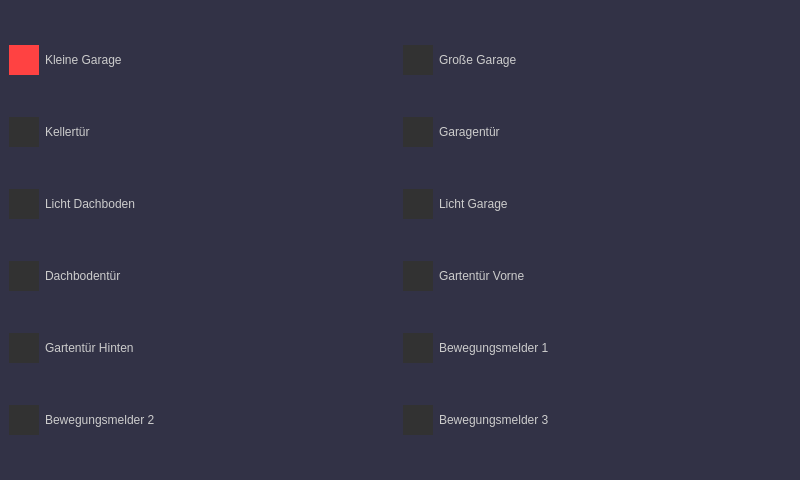
<?xml version="1.0" encoding="UTF-8"?>
<ui version="4.0">
 <class>MainWindow</class>
 <widget class="QMainWindow" name="MainWindow">
  <property name="geometry">
   <rect>
    <x>0</x>
    <y>0</y>
    <width>800</width>
    <height>480</height>
   </rect>
  </property>
  <property name="windowTitle">
   <string>MainWindow</string>
  </property>
  <property name="styleSheet">
   <string notr="true">background-color: rgb(50,50,70);
selection-color: rgb(200, 200, 200);
</string>
  </property>
  <widget class="QWidget" name="widget">
   <layout class="QGridLayout" name="gridLayout_2">
    <item row="0" column="0">
     <layout class="QHBoxLayout" name="horizontalLayout">
      <item>
       <layout class="QVBoxLayout" name="verticalLayout">
        <item>
         <spacer name="verticalSpacer_13">
          <property name="orientation">
           <enum>Qt::Vertical</enum>
          </property>
          <property name="sizeHint" stdset="0">
           <size>
            <width>20</width>
            <height>40</height>
           </size>
          </property>
         </spacer>
        </item>
        <item>
         <widget class="QRadioButton" name="rb_small_garage">
          <property name="enabled">
           <bool>true</bool>
          </property>
          <property name="styleSheet">
           <string notr="true">QRadioButton{
color: rgb(204, 204, 204);
font: 25pt &quot;MS Serif&quot;;
}
QRadioButton::indicator {
    width:                  30px;
    height:                 30px;
    border-radius:          0px;
}

QRadioButton::indicator:checked {
    background-color:       rgb(255, 66, 66);
    border:                 0px solid rgb(255, 174, 66); 
}

QRadioButton::indicator:unchecked {
    background-color:       rgb(50, 50, 50);
    border:                 0px solid (50, 50, 50);
}
</string>
          </property>
          <property name="text">
           <string>Kleine Garage</string>
          </property>
          <property name="checkable">
           <bool>true</bool>
          </property>
          <property name="checked">
           <bool>true</bool>
          </property>
          <property name="autoExclusive">
           <bool>false</bool>
          </property>
         </widget>
        </item>
        <item>
         <spacer name="verticalSpacer">
          <property name="orientation">
           <enum>Qt::Vertical</enum>
          </property>
          <property name="sizeHint" stdset="0">
           <size>
            <width>20</width>
            <height>40</height>
           </size>
          </property>
         </spacer>
        </item>
        <item>
         <widget class="QRadioButton" name="rb_celler_door">
          <property name="enabled">
           <bool>false</bool>
          </property>
          <property name="styleSheet">
           <string notr="true">QRadioButton{
color: rgb(204, 204, 204);
font: 25pt &quot;MS Serif&quot;;
}
QRadioButton::indicator {
    width:                  30px;
    height:                 30px;
    border-radius:          0px;
}

QRadioButton::indicator:checked {
    background-color:       rgb(255, 66, 66);
    border:                 0px solid rgb(255, 174, 66); 
}

QRadioButton::indicator:unchecked {
    background-color:       rgb(50, 50, 50);
    border:                 0px solid (50, 50, 50);
}
</string>
          </property>
          <property name="text">
           <string>Kellertür</string>
          </property>
          <property name="checked">
           <bool>false</bool>
          </property>
          <property name="autoExclusive">
           <bool>false</bool>
          </property>
         </widget>
        </item>
        <item>
         <spacer name="verticalSpacer_2">
          <property name="orientation">
           <enum>Qt::Vertical</enum>
          </property>
          <property name="sizeHint" stdset="0">
           <size>
            <width>20</width>
            <height>40</height>
           </size>
          </property>
         </spacer>
        </item>
        <item>
         <widget class="QRadioButton" name="rb_lights_attic">
          <property name="enabled">
           <bool>false</bool>
          </property>
          <property name="autoFillBackground">
           <bool>false</bool>
          </property>
          <property name="styleSheet">
           <string notr="true">QRadioButton{
color: rgb(204, 204, 204);
font: 25pt &quot;MS Serif&quot;;
}
QRadioButton::indicator {
    width:                  30px;
    height:                 30px;
    border-radius:          0px;
}

QRadioButton::indicator:checked {
    background-color:       rgb(255, 66, 66);
    border:                 0px solid rgb(255, 174, 66); 
}

QRadioButton::indicator:unchecked {
    background-color:       rgb(50, 50, 50);
    border:                 0px solid (50, 50, 50);
}</string>
          </property>
          <property name="text">
           <string>Licht Dachboden</string>
          </property>
          <property name="checked">
           <bool>false</bool>
          </property>
          <property name="autoExclusive">
           <bool>true</bool>
          </property>
         </widget>
        </item>
        <item>
         <spacer name="verticalSpacer_3">
          <property name="orientation">
           <enum>Qt::Vertical</enum>
          </property>
          <property name="sizeHint" stdset="0">
           <size>
            <width>20</width>
            <height>40</height>
           </size>
          </property>
         </spacer>
        </item>
        <item>
         <widget class="QRadioButton" name="rb_attic_door">
          <property name="enabled">
           <bool>false</bool>
          </property>
          <property name="styleSheet">
           <string notr="true">QRadioButton{
color: rgb(204, 204, 204);
font: 25pt &quot;MS Serif&quot;;
}
QRadioButton::indicator {
    width:                  30px;
    height:                 30px;
    border-radius:          0px;
}

QRadioButton::indicator:checked {
    background-color:       rgb(255, 66, 66);
    border:                 0px solid rgb(255, 174, 66); 
}

QRadioButton::indicator:unchecked {
    background-color:       rgb(50, 50, 50);
    border:                 0px solid (50, 50, 50);
}
</string>
          </property>
          <property name="text">
           <string>Dachbodentür</string>
          </property>
          <property name="checked">
           <bool>false</bool>
          </property>
          <property name="autoExclusive">
           <bool>false</bool>
          </property>
         </widget>
        </item>
        <item>
         <spacer name="verticalSpacer_4">
          <property name="orientation">
           <enum>Qt::Vertical</enum>
          </property>
          <property name="sizeHint" stdset="0">
           <size>
            <width>20</width>
            <height>40</height>
           </size>
          </property>
         </spacer>
        </item>
        <item>
         <widget class="QRadioButton" name="rb_garden_door_b">
          <property name="enabled">
           <bool>false</bool>
          </property>
          <property name="styleSheet">
           <string notr="true">QRadioButton{
color: rgb(204, 204, 204);
font: 25pt &quot;MS Serif&quot;;
}
QRadioButton::indicator {
    width:                  30px;
    height:                 30px;
    border-radius:          0px;
}

QRadioButton::indicator:checked {
    background-color:       rgb(255, 66, 66);
    border:                 0px solid rgb(255, 174, 66); 
}

QRadioButton::indicator:unchecked {
    background-color:       rgb(50, 50, 50);
    border:                 0px solid (50, 50, 50);
}
</string>
          </property>
          <property name="text">
           <string>Gartentür Hinten</string>
          </property>
          <property name="autoExclusive">
           <bool>false</bool>
          </property>
         </widget>
        </item>
        <item>
         <spacer name="verticalSpacer_5">
          <property name="orientation">
           <enum>Qt::Vertical</enum>
          </property>
          <property name="sizeHint" stdset="0">
           <size>
            <width>20</width>
            <height>40</height>
           </size>
          </property>
         </spacer>
        </item>
        <item>
         <widget class="QRadioButton" name="rb_motion_detector_2">
          <property name="enabled">
           <bool>false</bool>
          </property>
          <property name="styleSheet">
           <string notr="true">QRadioButton{
color: rgb(204, 204, 204);
font: 25pt &quot;MS Serif&quot;;
}
QRadioButton::indicator {
    width:                  30px;
    height:                 30px;
    border-radius:          0px;
}

QRadioButton::indicator:checked {
    background-color:       rgb(255, 66, 66);
    border:                 0px solid rgb(255, 174, 66); 
}

QRadioButton::indicator:unchecked {
    background-color:       rgb(50, 50, 50);
    border:                 0px solid (50, 50, 50);
}
</string>
          </property>
          <property name="text">
           <string>Bewegungsmelder 2</string>
          </property>
          <property name="autoExclusive">
           <bool>false</bool>
          </property>
         </widget>
        </item>
        <item>
         <spacer name="verticalSpacer_12">
          <property name="orientation">
           <enum>Qt::Vertical</enum>
          </property>
          <property name="sizeHint" stdset="0">
           <size>
            <width>20</width>
            <height>40</height>
           </size>
          </property>
         </spacer>
        </item>
       </layout>
      </item>
      <item>
       <layout class="QVBoxLayout" name="verticalLayout_2">
        <item>
         <spacer name="verticalSpacer_14">
          <property name="orientation">
           <enum>Qt::Vertical</enum>
          </property>
          <property name="sizeHint" stdset="0">
           <size>
            <width>20</width>
            <height>40</height>
           </size>
          </property>
         </spacer>
        </item>
        <item>
         <widget class="QRadioButton" name="rb_large_garage">
          <property name="enabled">
           <bool>false</bool>
          </property>
          <property name="styleSheet">
           <string notr="true">QRadioButton{
color: rgb(204, 204, 204);
font: 25pt &quot;MS Serif&quot;;
}
QRadioButton::indicator {
    width:                  30px;
    height:                 30px;
    border-radius:          0px;
}

QRadioButton::indicator:checked {
    background-color:       rgb(255, 66, 66);
    border:                 0px solid rgb(255, 174, 66); 
}

QRadioButton::indicator:unchecked {
    background-color:       rgb(50, 50, 50);
    border:                 0px solid (50, 50, 50);
}
</string>
          </property>
          <property name="text">
           <string>Große Garage</string>
          </property>
          <property name="checked">
           <bool>false</bool>
          </property>
          <property name="autoExclusive">
           <bool>false</bool>
          </property>
         </widget>
        </item>
        <item>
         <spacer name="verticalSpacer_6">
          <property name="orientation">
           <enum>Qt::Vertical</enum>
          </property>
          <property name="sizeHint" stdset="0">
           <size>
            <width>20</width>
            <height>40</height>
           </size>
          </property>
         </spacer>
        </item>
        <item>
         <widget class="QRadioButton" name="rb_garden_door">
          <property name="enabled">
           <bool>false</bool>
          </property>
          <property name="styleSheet">
           <string notr="true">QRadioButton{
color: rgb(204, 204, 204);
font: 25pt &quot;MS Serif&quot;;
}
QRadioButton::indicator {
    width:                  30px;
    height:                 30px;
    border-radius:          0px;
}

QRadioButton::indicator:checked {
    background-color:       rgb(255, 66, 66);
    border:                 0px solid rgb(255, 174, 66); 
}

QRadioButton::indicator:unchecked {
    background-color:       rgb(50, 50, 50);
    border:                 0px solid (50, 50, 50);
}
</string>
          </property>
          <property name="text">
           <string>Garagentür</string>
          </property>
          <property name="checked">
           <bool>false</bool>
          </property>
          <property name="autoRepeat">
           <bool>false</bool>
          </property>
          <property name="autoExclusive">
           <bool>false</bool>
          </property>
         </widget>
        </item>
        <item>
         <spacer name="verticalSpacer_7">
          <property name="orientation">
           <enum>Qt::Vertical</enum>
          </property>
          <property name="sizeHint" stdset="0">
           <size>
            <width>20</width>
            <height>40</height>
           </size>
          </property>
         </spacer>
        </item>
        <item>
         <widget class="QRadioButton" name="rb_light_garage">
          <property name="enabled">
           <bool>false</bool>
          </property>
          <property name="styleSheet">
           <string notr="true">QRadioButton{
color: rgb(204, 204, 204);
font: 25pt &quot;MS Serif&quot;;
}
QRadioButton::indicator {
    width:                  30px;
    height:                 30px;
    border-radius:          0px;
}

QRadioButton::indicator:checked {
    background-color:       rgb(255, 66, 66);
    border:                 0px solid rgb(255, 174, 66); 
}

QRadioButton::indicator:unchecked {
    background-color:       rgb(50, 50, 50);
    border:                 0px solid (50, 50, 50);
}
</string>
          </property>
          <property name="text">
           <string>Licht Garage</string>
          </property>
          <property name="autoExclusive">
           <bool>false</bool>
          </property>
         </widget>
        </item>
        <item>
         <spacer name="verticalSpacer_8">
          <property name="orientation">
           <enum>Qt::Vertical</enum>
          </property>
          <property name="sizeHint" stdset="0">
           <size>
            <width>20</width>
            <height>40</height>
           </size>
          </property>
         </spacer>
        </item>
        <item>
         <widget class="QRadioButton" name="rb_garden_door_a">
          <property name="enabled">
           <bool>false</bool>
          </property>
          <property name="styleSheet">
           <string notr="true">QRadioButton{
color: rgb(204, 204, 204);
font: 25pt &quot;MS Serif&quot;;
}
QRadioButton::indicator {
    width:                  30px;
    height:                 30px;
    border-radius:          0px;
}

QRadioButton::indicator:checked {
    background-color:       rgb(255, 66, 66);
    border:                 0px solid rgb(255, 174, 66); 
}

QRadioButton::indicator:unchecked {
    background-color:       rgb(50, 50, 50);
    border:                 0px solid (50, 50, 50);
}
</string>
          </property>
          <property name="text">
           <string>Gartentür Vorne</string>
          </property>
          <property name="autoExclusive">
           <bool>false</bool>
          </property>
         </widget>
        </item>
        <item>
         <spacer name="verticalSpacer_9">
          <property name="orientation">
           <enum>Qt::Vertical</enum>
          </property>
          <property name="sizeHint" stdset="0">
           <size>
            <width>20</width>
            <height>40</height>
           </size>
          </property>
         </spacer>
        </item>
        <item>
         <widget class="QRadioButton" name="rb_motion_detector_1">
          <property name="enabled">
           <bool>false</bool>
          </property>
          <property name="styleSheet">
           <string notr="true">QRadioButton{
color: rgb(204, 204, 204);
font: 25pt &quot;MS Serif&quot;;
}
QRadioButton::indicator {
    width:                  30px;
    height:                 30px;
    border-radius:          0px;
}

QRadioButton::indicator:checked {
    background-color:       rgb(255, 66, 66);
    border:                 0px solid rgb(255, 174, 66); 
}

QRadioButton::indicator:unchecked {
    background-color:       rgb(50, 50, 50);
    border:                 0px solid (50, 50, 50);
}
</string>
          </property>
          <property name="text">
           <string>Bewegungsmelder 1</string>
          </property>
          <property name="autoExclusive">
           <bool>false</bool>
          </property>
         </widget>
        </item>
        <item>
         <spacer name="verticalSpacer_10">
          <property name="orientation">
           <enum>Qt::Vertical</enum>
          </property>
          <property name="sizeHint" stdset="0">
           <size>
            <width>20</width>
            <height>40</height>
           </size>
          </property>
         </spacer>
        </item>
        <item>
         <widget class="QRadioButton" name="rb_motion_detector_3">
          <property name="enabled">
           <bool>false</bool>
          </property>
          <property name="styleSheet">
           <string notr="true">QRadioButton{
color: rgb(204, 204, 204);
font: 25pt &quot;MS Serif&quot;;
}
QRadioButton::indicator {
    width:                  30px;
    height:                 30px;
    border-radius:          0px;
}

QRadioButton::indicator:checked {
    background-color:       rgb(255, 66, 66);
    border:                 0px solid rgb(255, 174, 66); 
}

QRadioButton::indicator:unchecked {
    background-color:       rgb(50, 50, 50);
    border:                 0px solid (50, 50, 50);
}
</string>
          </property>
          <property name="text">
           <string>Bewegungsmelder 3</string>
          </property>
          <property name="autoExclusive">
           <bool>false</bool>
          </property>
         </widget>
        </item>
        <item>
         <spacer name="verticalSpacer_11">
          <property name="orientation">
           <enum>Qt::Vertical</enum>
          </property>
          <property name="sizeHint" stdset="0">
           <size>
            <width>20</width>
            <height>40</height>
           </size>
          </property>
         </spacer>
        </item>
       </layout>
      </item>
     </layout>
    </item>
   </layout>
  </widget>
 </widget>
 <resources/>
 <connections/>
</ui>
